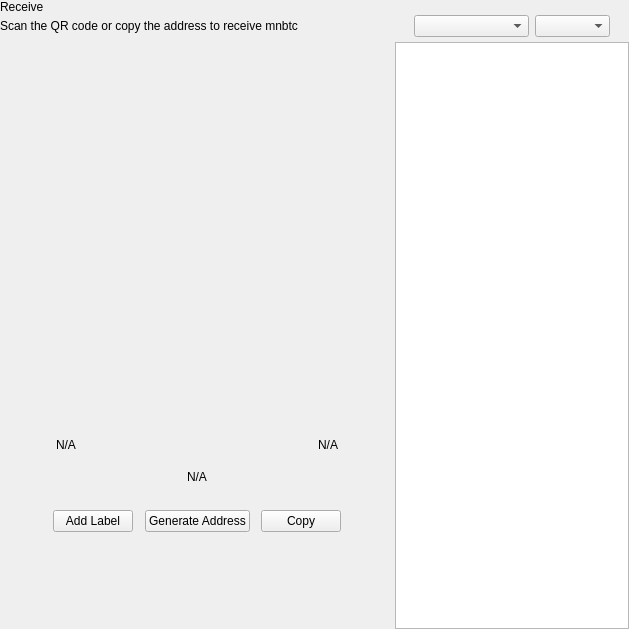
<?xml version="1.0" encoding="UTF-8"?>
<ui version="4.0">
 <class>ReceiveWidget</class>
 <widget class="QWidget" name="ReceiveWidget">
  <property name="geometry">
   <rect>
    <x>0</x>
    <y>0</y>
    <width>629</width>
    <height>629</height>
   </rect>
  </property>
  <property name="minimumSize">
   <size>
    <width>0</width>
    <height>0</height>
   </size>
  </property>
  <property name="windowTitle">
   <string>Form</string>
  </property>
  <layout class="QHBoxLayout" name="horizontalLayout_2" stretch="2,1">
   <property name="spacing">
    <number>0</number>
   </property>
   <property name="leftMargin">
    <number>0</number>
   </property>
   <property name="topMargin">
    <number>0</number>
   </property>
   <property name="rightMargin">
    <number>0</number>
   </property>
   <property name="bottomMargin">
    <number>0</number>
   </property>
   <item>
    <widget class="QWidget" name="left" native="true">
     <layout class="QVBoxLayout" name="verticalLayout_3">
      <property name="leftMargin">
       <number>0</number>
      </property>
      <property name="topMargin">
       <number>0</number>
      </property>
      <property name="rightMargin">
       <number>0</number>
      </property>
      <property name="bottomMargin">
       <number>0</number>
      </property>
      <item>
       <layout class="QVBoxLayout" name="verticalLayout_2">
        <property name="spacing">
         <number>0</number>
        </property>
        <property name="leftMargin">
         <number>0</number>
        </property>
        <item>
         <layout class="QHBoxLayout" name="horizontalLayout_3">
          <property name="spacing">
           <number>0</number>
          </property>
          <item>
           <layout class="QVBoxLayout" name="verticalLayout_4">
            <property name="spacing">
             <number>5</number>
            </property>
            <item>
             <widget class="QLabel" name="labelTitle">
              <property name="text">
               <string>Receive</string>
              </property>
             </widget>
            </item>
            <item alignment="Qt::AlignTop">
             <widget class="QLabel" name="labelSubtitle1">
              <property name="text">
               <string>Scan the QR code or copy the address to receive mnbtc</string>
              </property>
             </widget>
            </item>
           </layout>
          </item>
          <item>
           <spacer name="horizontalSpacer">
            <property name="orientation">
             <enum>Qt::Horizontal</enum>
            </property>
            <property name="sizeHint" stdset="0">
             <size>
              <width>40</width>
              <height>20</height>
             </size>
            </property>
           </spacer>
          </item>
         </layout>
        </item>
        <item>
         <spacer name="verticalSpacer_2">
          <property name="orientation">
           <enum>Qt::Vertical</enum>
          </property>
          <property name="sizeType">
           <enum>QSizePolicy::Expanding</enum>
          </property>
          <property name="sizeHint" stdset="0">
           <size>
            <width>20</width>
            <height>50</height>
           </size>
          </property>
         </spacer>
        </item>
        <item alignment="Qt::AlignHCenter">
         <widget class="QWidget" name="layoutQR" native="true">
          <property name="maximumSize">
           <size>
            <width>510</width>
            <height>16777215</height>
           </size>
          </property>
          <layout class="QVBoxLayout" name="verticalLayoutQr">
           <item>
            <spacer name="verticalSpacer11">
             <property name="orientation">
              <enum>Qt::Vertical</enum>
             </property>
             <property name="sizeType">
              <enum>QSizePolicy::Fixed</enum>
             </property>
             <property name="sizeHint" stdset="0">
              <size>
               <width>20</width>
               <height>20</height>
              </size>
             </property>
            </spacer>
           </item>
           <item alignment="Qt::AlignHCenter">
            <widget class="QLabel" name="labelQrImg">
             <property name="minimumSize">
              <size>
               <width>260</width>
               <height>260</height>
              </size>
             </property>
             <property name="maximumSize">
              <size>
               <width>260</width>
               <height>260</height>
              </size>
             </property>
             <property name="text">
              <string/>
             </property>
             <property name="alignment">
              <set>Qt::AlignCenter</set>
             </property>
            </widget>
           </item>
           <item>
            <spacer name="verticalSpacer_21">
             <property name="orientation">
              <enum>Qt::Vertical</enum>
             </property>
             <property name="sizeType">
              <enum>QSizePolicy::Fixed</enum>
             </property>
             <property name="sizeHint" stdset="0">
              <size>
               <width>20</width>
               <height>30</height>
              </size>
             </property>
            </spacer>
           </item>
           <item>
            <widget class="QWidget" name="widget" native="true">
             <property name="minimumSize">
              <size>
               <width>0</width>
               <height>0</height>
              </size>
             </property>
             <layout class="QHBoxLayout" name="horizontalLayout_5">
              <item>
               <widget class="QLabel" name="labelLabel">
                <property name="text">
                 <string notr="true">N/A</string>
                </property>
               </widget>
              </item>
              <item>
               <spacer name="horizontalSpacer_2">
                <property name="orientation">
                 <enum>Qt::Horizontal</enum>
                </property>
                <property name="sizeHint" stdset="0">
                 <size>
                  <width>141</width>
                  <height>20</height>
                 </size>
                </property>
               </spacer>
              </item>
              <item>
               <widget class="QLabel" name="labelDate">
                <property name="text">
                 <string notr="true">N/A</string>
                </property>
                <property name="alignment">
                 <set>Qt::AlignRight|Qt::AlignTrailing|Qt::AlignVCenter</set>
                </property>
               </widget>
              </item>
             </layout>
            </widget>
           </item>
           <item>
            <widget class="QLabel" name="labelAddress">
             <property name="sizePolicy">
              <sizepolicy hsizetype="Expanding" vsizetype="Preferred">
               <horstretch>0</horstretch>
               <verstretch>0</verstretch>
              </sizepolicy>
             </property>
             <property name="minimumSize">
              <size>
               <width>300</width>
               <height>0</height>
              </size>
             </property>
             <property name="text">
              <string notr="true">N/A</string>
             </property>
             <property name="alignment">
              <set>Qt::AlignCenter</set>
             </property>
            </widget>
           </item>
           <item>
            <spacer name="verticalSpacer_4">
             <property name="orientation">
              <enum>Qt::Vertical</enum>
             </property>
             <property name="sizeType">
              <enum>QSizePolicy::Fixed</enum>
             </property>
             <property name="sizeHint" stdset="0">
              <size>
               <width>20</width>
               <height>20</height>
              </size>
             </property>
            </spacer>
           </item>
           <item>
            <layout class="QHBoxLayout" name="horizontalLayout_4">
             <item alignment="Qt::AlignHCenter">
              <widget class="QPushButton" name="pushButtonLabel">
               <property name="focusPolicy">
                <enum>Qt::NoFocus</enum>
               </property>
               <property name="text">
                <string>Add Label</string>
               </property>
              </widget>
             </item>
             <item alignment="Qt::AlignHCenter">
              <widget class="QPushButton" name="pushButtonNewAddress">
               <property name="focusPolicy">
                <enum>Qt::NoFocus</enum>
               </property>
               <property name="text">
                <string>Generate Address</string>
               </property>
              </widget>
             </item>
             <item alignment="Qt::AlignHCenter">
              <widget class="QPushButton" name="pushButtonCopy">
               <property name="focusPolicy">
                <enum>Qt::NoFocus</enum>
               </property>
               <property name="text">
                <string>Copy</string>
               </property>
              </widget>
             </item>
            </layout>
           </item>
           <item>
            <spacer name="verticalSpacer_3">
             <property name="orientation">
              <enum>Qt::Vertical</enum>
             </property>
             <property name="sizeType">
              <enum>QSizePolicy::Expanding</enum>
             </property>
             <property name="sizeHint" stdset="0">
              <size>
               <width>20</width>
               <height>20</height>
              </size>
             </property>
            </spacer>
           </item>
          </layout>
         </widget>
        </item>
        <item>
         <spacer name="verticalSpacer">
          <property name="orientation">
           <enum>Qt::Vertical</enum>
          </property>
          <property name="sizeHint" stdset="0">
           <size>
            <width>20</width>
            <height>40</height>
           </size>
          </property>
         </spacer>
        </item>
       </layout>
      </item>
     </layout>
    </widget>
   </item>
   <item>
    <widget class="QWidget" name="right" native="true">
     <layout class="QVBoxLayout" name="verticalLayout_5">
      <property name="spacing">
       <number>0</number>
      </property>
      <property name="leftMargin">
       <number>1</number>
      </property>
      <property name="topMargin">
       <number>0</number>
      </property>
      <property name="rightMargin">
       <number>0</number>
      </property>
      <property name="bottomMargin">
       <number>0</number>
      </property>
      <item>
       <layout class="QVBoxLayout" name="container_right">
        <property name="spacing">
         <number>0</number>
        </property>
        <property name="leftMargin">
         <number>0</number>
        </property>
        <property name="rightMargin">
         <number>0</number>
        </property>
        <item>
         <layout class="QVBoxLayout" name="verticalLayout">
          <property name="spacing">
           <number>6</number>
          </property>
          <property name="leftMargin">
           <number>19</number>
          </property>
          <property name="rightMargin">
           <number>19</number>
          </property>
          <item>
           <widget class="OptionButton" name="btnRequest" native="true"/>
          </item>
          <item>
           <widget class="OptionButton" name="btnMyAddresses" native="true">
            <property name="sizePolicy">
             <sizepolicy hsizetype="Preferred" vsizetype="Minimum">
              <horstretch>0</horstretch>
              <verstretch>0</verstretch>
             </sizepolicy>
            </property>
           </widget>
          </item>
         </layout>
        </item>
        <item>
         <widget class="QWidget" name="sortWidget" native="true">
          <layout class="QHBoxLayout" name="horizontalLayout_6">
           <property name="leftMargin">
            <number>19</number>
           </property>
           <property name="rightMargin">
            <number>19</number>
           </property>
           <property name="bottomMargin">
            <number>5</number>
           </property>
           <item>
            <spacer name="horizontalSpacer_3">
             <property name="orientation">
              <enum>Qt::Horizontal</enum>
             </property>
             <property name="sizeHint" stdset="0">
              <size>
               <width>40</width>
               <height>20</height>
              </size>
             </property>
            </spacer>
           </item>
           <item>
            <widget class="QComboBox" name="comboBoxSort">
             <property name="sizePolicy">
              <sizepolicy hsizetype="Preferred" vsizetype="Fixed">
               <horstretch>0</horstretch>
               <verstretch>0</verstretch>
              </sizepolicy>
             </property>
             <property name="minimumSize">
              <size>
               <width>115</width>
               <height>0</height>
              </size>
             </property>
            </widget>
           </item>
           <item>
            <widget class="QComboBox" name="comboBoxSortOrder">
             <property name="sizePolicy">
              <sizepolicy hsizetype="Preferred" vsizetype="Fixed">
               <horstretch>0</horstretch>
               <verstretch>0</verstretch>
              </sizepolicy>
             </property>
             <property name="minimumSize">
              <size>
               <width>75</width>
               <height>0</height>
              </size>
             </property>
            </widget>
           </item>
          </layout>
         </widget>
        </item>
        <item>
         <widget class="QListView" name="listViewAddress"/>
        </item>
       </layout>
      </item>
     </layout>
    </widget>
   </item>
  </layout>
 </widget>
 <customwidgets>
  <customwidget>
   <class>OptionButton</class>
   <extends>QWidget</extends>
   <header>qt/pivx/optionbutton.h</header>
   <container>1</container>
  </customwidget>
 </customwidgets>
 <resources/>
 <connections/>
</ui>
